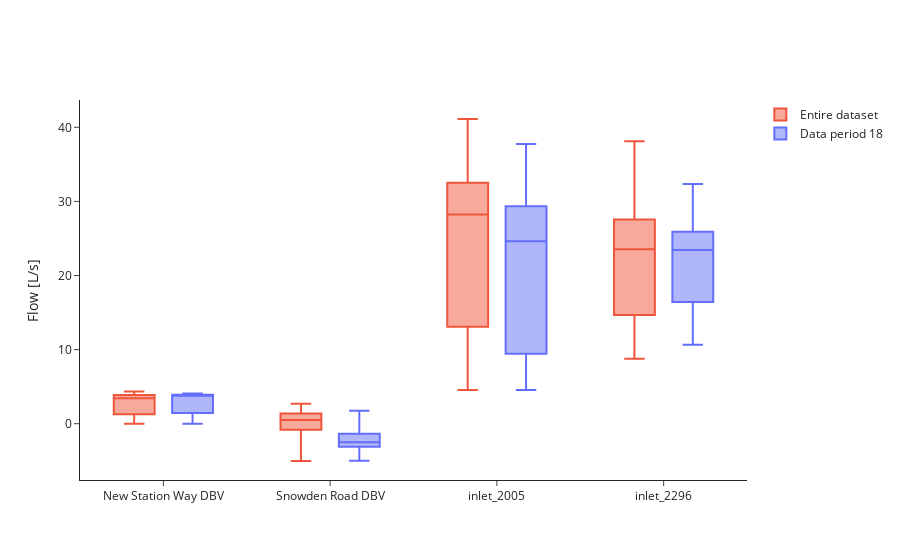

Source (notebook cell):
### Markdown cell above
Flow comparison of data period v. entire dataset (2021-2024).

### Code cell
plot_flow_df = plot_flow_df.dropna(subset=['mean'])
flow_period_stats = plot_flow_df.groupby('bwfl_id')['mean'].describe(percentiles=[.01, .10, .25, .50, .75, .90, .99])
flow_dataset_stats = get_sensor_stats('flow', flow_bwfl_ids)

fig = go.Figure()

for i, bwfl_id in enumerate(flow_period_stats.index):
    stats = flow_dataset_stats.loc[bwfl_id]
    
    fig.add_trace(go.Box(
        x=[bwfl_id],
        lowerfence=[stats['min']],
        q1=[stats['25%']],
        median=[stats['50%']],
        q3=[stats['75%']],
        upperfence=[stats['max']],
        name='Entire dataset',
        marker_color=default_colors[1],
        boxpoints=False,
        offsetgroup='flow_dataset_stats',
        showlegend=(i == 0)
    ))

for i, bwfl_id in enumerate(flow_period_stats.index):
    stats = flow_period_stats.loc[bwfl_id]
    
    fig.add_trace(go.Box(
        x=[bwfl_id],
        lowerfence=[stats['min']],
        q1=[stats['25%']],
        median=[stats['50%']],
        q3=[stats['75%']],
        upperfence=[stats['max']],
        name=f'Data period {str(data_period).zfill(2)}',
        marker_color=default_colors[0],
        boxpoints=False,
        offsetgroup='flow_period_stats',
        showlegend=(i == 0)
    ))

fig.update_layout(
    yaxis_title='Flow [L/s]',
    xaxis_title='',
    xaxis=dict(
        tickmode='array',
        tickvals=flow_period_stats.index,
        ticktext=flow_period_stats.index
    ),
    legend_title_text='',
    template='simple_white',
    boxmode='group',
    height=450,
)

fig.show()

### Figure 1 — Plotly figure (JSON) as saved in the notebook; plotly's stock layout.template omitted (floating-point values rounded to 4 significant figures)
{"data": [{"boxpoints": false, "lowerfence": [-0.0006813], "marker": {"color": "#EF553B"}, "median": [3.429], "name": "Entire dataset", "offsetgroup": "flow_dataset_stats", "q1": [1.264], "q3": [3.885], "showlegend": true, "type": "box", "upperfence": [4.339], "x": ["New Station Way DBV"]}, {"boxpoints": false, "lowerfence": [-5.034], "marker": {"color": "#EF553B"}, "median": [0.4924], "name": "Entire dataset", "offsetgroup": "flow_dataset_stats", "q1": [-0.8138], "q3": [1.361], "showlegend": false, "type": "box", "upperfence": [2.684], "x": ["Snowden Road DBV"]}, {"boxpoints": false, "lowerfence": [4.544], "marker": {"color": "#EF553B"}, "median": [28.23], "name": "Entire dataset", "offsetgroup": "flow_dataset_stats", "q1": [13.1], "q3": [32.53], "showlegend": false, "type": "box", "upperfence": [41.12], "x": ["inlet_2005"]}, {"boxpoints": false, "lowerfence": [8.778], "marker": {"color": "#EF553B"}, "median": [23.56], "name": "Entire dataset", "offsetgroup": "flow_dataset_stats", "q1": [14.67], "q3": [27.56], "showlegend": false, "type": "box", "upperfence": [38.11], "x": ["inlet_2296"]}, {"boxpoints": false, "lowerfence": [-1.865e-05], "marker": {"color": "#636EFA"}, "median": [3.84], "name": "Data period 18", "offsetgroup": "flow_period_stats", "q1": [1.437], "q3": [3.913], "showlegend": true, "type": "box", "upperfence": [4.075], "x": ["New Station Way DBV"]}, {"boxpoints": false, "lowerfence": [-4.993], "marker": {"color": "#636EFA"}, "median": [-2.513], "name": "Data period 18", "offsetgroup": "flow_period_stats", "q1": [-3.106], "q3": [-1.349], "showlegend": false, "type": "box", "upperfence": [1.76], "x": ["Snowden Road DBV"]}, {"boxpoints": false, "lowerfence": [4.544], "marker": {"color": "#636EFA"}, "median": [24.62], "name": "Data period 18", "offsetgroup": "flow_period_stats", "q1": [9.447], "q3": [29.35], "showlegend": false, "type": "box", "upperfence": [37.73], "x": ["inlet_2005"]}, {"boxpoints": false, "lowerfence": [10.67], "marker": {"color": "#636EFA"}, "median": [23.44], "name": "Data period 18", "offsetgroup": "flow_period_stats", "q1": [16.42], "q3": [25.89], "showlegend": false, "type": "box", "upperfence": [32.33], "x": ["inlet_2296"]}], "layout": {"autosize": true, "boxmode": "group", "legend": {"title": {"text": ""}}, "xaxis": {"autorange": true, "range": [-0.5, 3.5], "tickmode": "array", "ticktext": ["New Station Way DBV", "Snowden Road DBV", "inlet_2005", "inlet_2296"], "tickvals": ["New Station Way DBV", "Snowden Road DBV", "inlet_2005", "inlet_2296"], "title": {"text": ""}, "type": "category"}, "yaxis": {"autorange": true, "range": [-7.598, 43.69], "title": {"text": "Flow [L/s]"}}}}
